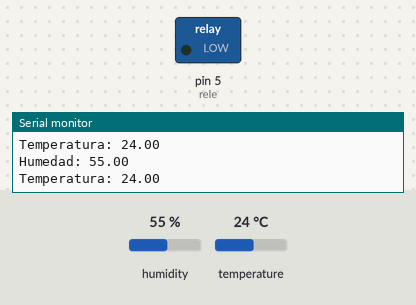
Bench run of a sketch on a simulated Arduino Uno, built with avr-gcc and run on an emulated ATmega328P. Shown: switched loads named in the sketch (green lamp = pin HIGH), the last lines printed to the serial monitor. The inputs (shaded band) are chosen by the test bench; at power-on: temperature 24 °C, humidity 55 %.

Above: at 6.8 s.
6.9 s: temperature set to 27 °C
At 9.8 s:
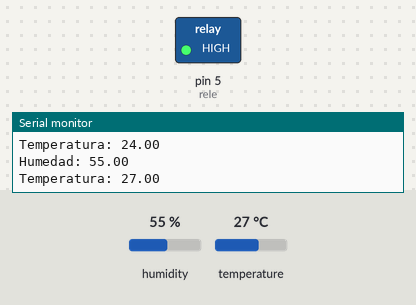
11.4 s: temperature set to 12 °C
At 12.9 s:
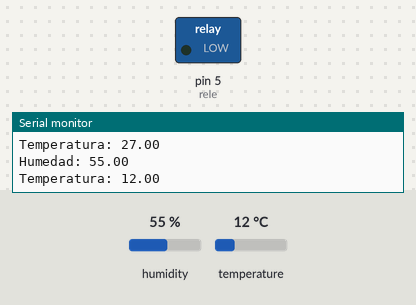
15.9 s: temperature set to 28 °C
At 19.3 s:
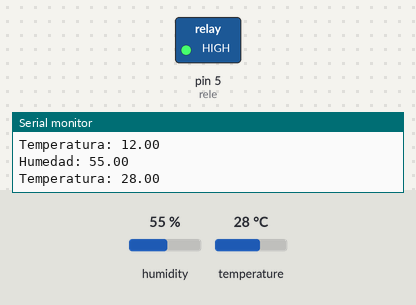
Timing chart, 0 to 20.8 s (numbered marks = the images above; inputs shaded):
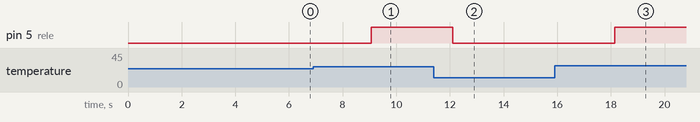

The sketch:

sketch_apr18a.ino
```cpp
#include "DHT.h"
#define sensor 6
#define rele 5


DHT dht(sensor, DHT11);


void setup() {

   pinMode (rele,OUTPUT);
   Serial.begin(9600);
   Serial.println(F("DHT11 inicio."));

   dht.begin();
}

void loop() {

delay(3000);


  float humedad = dht.readHumidity();
  float  temperatura = dht.readTemperature();


  if (isnan(humedad) || isnan(temperatura))
  {
    Serial.println(F("Failed to read from DHT sensor!"));
    return;
  }


Serial.print("\nHumedad: ");
Serial.print(humedad);
Serial.print("\nTemperatura: ");
Serial.print(temperatura);

if (temperatura>25.00)
{
  digitalWrite(rele,HIGH);
}


if (temperatura<23.50)
{
  digitalWrite(rele,LOW);
}


}
```

Measured:
- the behaviour switches between 25 and 26 °C on temperature (found by bisection; images 0 and 1)
- after the input at 6.9 s, pin 5 (rele): LOW → HIGH after 2.2 s
- after the input at 11.4 s, pin 5 (rele): HIGH → LOW after 0.70 s
- after the input at 15.9 s, pin 5 (rele): LOW → HIGH after 2.2 s
